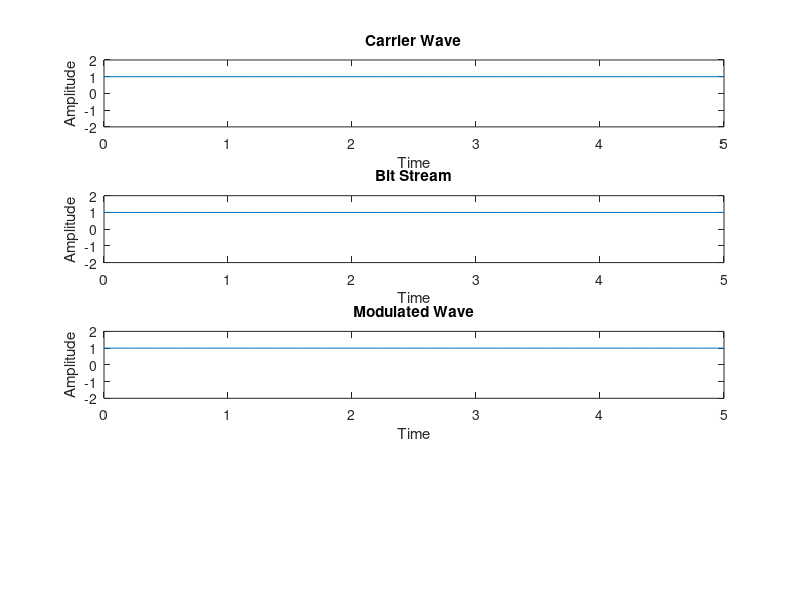

Here is the MATLAB script that generated this plot: (Note: this script raises an error after producing the figure.)
clc
clear all
close all

%% BFSK Modulator
Fc = input('Enter carrier frequency: ');
Tb = input('Enter period of each bit: ');
Fs = input('Enter sampling frequency');
F_SEP = input('Enter frequency separation: ');
BitStreamStr = input('Enter the bit stream separated by a space: ', 's');
BitStream = sscanf(BitStreamStr, '%f');

Ts = 1 / Fs;
Rb = 1 / Tb;
Tlen = length(BitStream) * Tb;
t = 0:Ts:Tlen;

F1 = Fc + F_SEP;
F2 = Fc - F_SEP;

cos0 = cos(2*pi*Fc*t);
cos1 = cos(2*pi*F1*t);
cos2 = cos(2*pi*F2*t);

BFSK_MOD = zeros(length(t), 1);
BitStreamP = zeros(length(t), 1);

for i = 1:length(BitStream)
    for j = Tb*(i-1)*Fs + 1:(Tb*i*Fs) + 1
        if BitStream(i) == 0
            BFSK_MOD(j) = cos1(j);
        else
            BFSK_MOD(j) = cos2(j);
            BitStreamP(j) = 1;
        end
    end
end

subplot(4, 1, 1);
plot(t, cos0);
title("Carrier Wave");
xlabel("Time");
ylabel("Amplitude");
ylim([-2 2]);

subplot(4, 1, 2);
plot(t, BitStreamP);
title("Bit Stream");
xlabel("Time");
ylabel("Amplitude");
ylim([-2 2]);

subplot(4, 1, 3);
plot(t, BFSK_MOD);
title("Modulated Wave");
xlabel("Time");
ylabel("Amplitude");
ylim([-2 2]);

%% BFSK Demodulator
d_fmdmod = -fmdemod(BFSK_MOD, Fc, Fs, F_SEP);
d_lp = lowpass(d_fmdmod, Rb, Fs);
d_sign = sign(d_lp);
d_BitStream = max(d_sign,0);

subplot(4,1,4)
plot(t, d_BitStream);
title("Demodulated Bit Stream");
xlabel("Time");
ylabel("Amplitude");
ylim([-2 2]);
